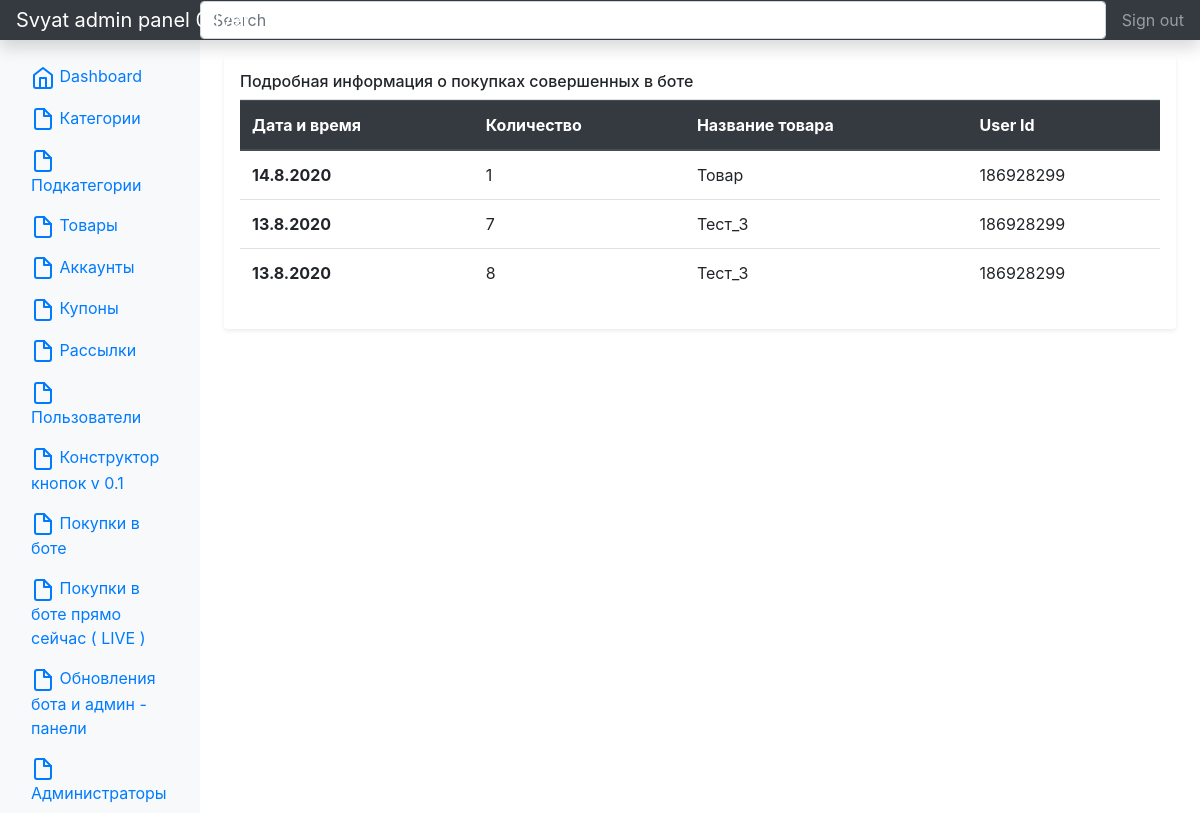
/admin/sales (signed in), run on the app's committed database.
### app.py (models this page shows, shortened)
class Sales(db.Model):
    id = db.Column(db.Integer, primary_key=True)
    id_user = db.Column(db.Integer, nullable=False)
    name_tovara = db.Column(db.Text, nullable=False)
    kolvo_tovara = db.Column(db.Integer, nullable=False)
    data_of_sale = db.Column(db.String, nullable=False)
    time_of_sale = db.Column(db.String, nullable=False)

### app.py (the view)
@app.route("/admin/sales")
@login_required
def adminSales():
    sales = Sales.query.all()
    sales.reverse()
    return render_template("sales.html", sales=sales)

### app.py (called while the page is built)
@manager.user_loader
def load_user(user_id):
    return AdminUser.query.get(user_id)

@app.after_request
def redirect_to_signin(response):
    if response.status_code == 401:
        return redirect(url_for('login_page'))
    return response

### templates/sales.html (shortened to what this page needs)
{% extends 'base.html' %}
{% block body %}
<div class="my-3 p-3 bg-white rounded shadow-sm">
    <h6 class="border-bottom border-gray pb-2 mb-0">Подробная информация о покупках совершенных в боте</h6>
    <table class="table">
  <thead class="thead-dark">
    <tr>
      <th scope="col">Дата и время</th>
      <th scope="col">Количество</th>
      <th scope="col">Название товара</th>
      <th scope="col">User Id</th>
    </tr>
  </thead>
  <tbody>
  	{% for el in sales %}
    <tr>
      <th scope="row">{{ el.data_of_sale }}</th>
      <td>{{ el.kolvo_tovara }}</td>
      <td>{{ el.name_tovara }}</td>
      <td>{{ el.id_user }}</td>
    </tr>
	{% endfor %}
  </tbody>
</table>
</div>
{% endblock %}

### data on the page
Sales: data_of_sale "14.8.2020", kolvo_tovara "1", name_tovara "Товар", id_user "186928299"
Sales: data_of_sale "13.8.2020", kolvo_tovara "7", name_tovara "Тест_3", id_user "186928299"
Sales: data_of_sale "13.8.2020", kolvo_tovara "8", name_tovara "Тест_3", id_user "186928299"
